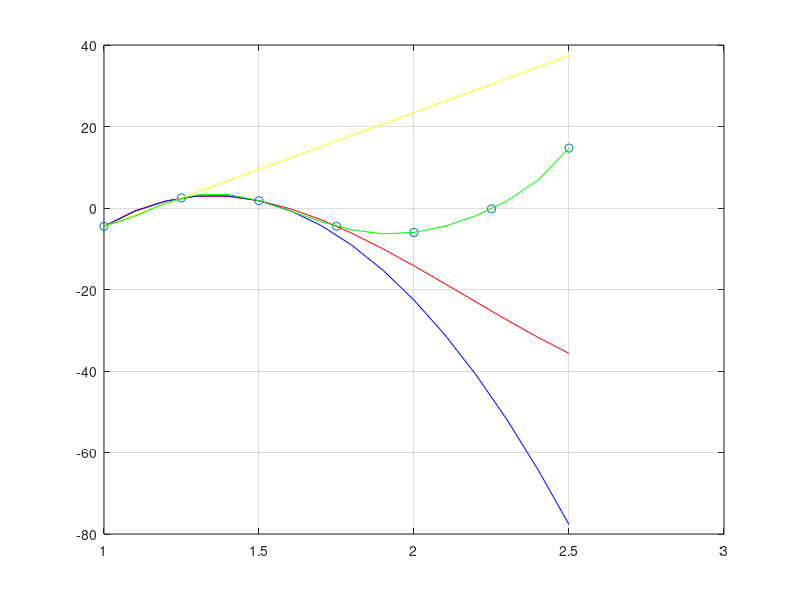

This chart was generated by the following MATLAB code:
%Comprobacion polinomios interpolantes de Newton del ejercicio 1.

x= [ 1.00 1.25 1.50 1.75 2.00 2.25 2.50]
y= [-4.50 2.48 1.79 -4.47 -6.00 -0.22 14.70]
plot(x,y,'o') %grafica solamente los puntos
grid on %grafica una grilla

hold on
x= [1:0.1:2.50] %define el vector x entre 1 y 2.50 con intervalos 0.1
P1= -4.50 + 27.92.*(x-1) %polinomio interpolante de Newton de grado 1
P2= -4.50 + 27.92.*(x-1) - 61.36.*(x-1).*(x-1.25) %polinomio interpolante de Newton de grado 2
P3= -4.50 + 27.92.*(x-1) - 61.36.*(x-1).*(x-1.25) + 22.4.*(x-1).*(x-1.25).*(x-1.50) %polinomio interpolante de Newton de grado 3
plot(x,P3,'r',x,P2,'b',x,P1,'y') %grafica los polinomios interpolantes de Newton de grado 1, 2 y 3;

x= [ 1.00 1.25 1.50 1.75 2.00 2.25 2.50]
y= [-4.50 2.48 1.79 -4.47 -6.00 -0.22 14.70]
coef=polyfit(x,y,6)

x= [1:0.1:2.50] %define el vector x entre 1 y 2.50 con intervalos 0.1
P6= polyval(coef,x) %evalúa el polinomio con los coeficientes hallados
plot(x,P6,'g')
